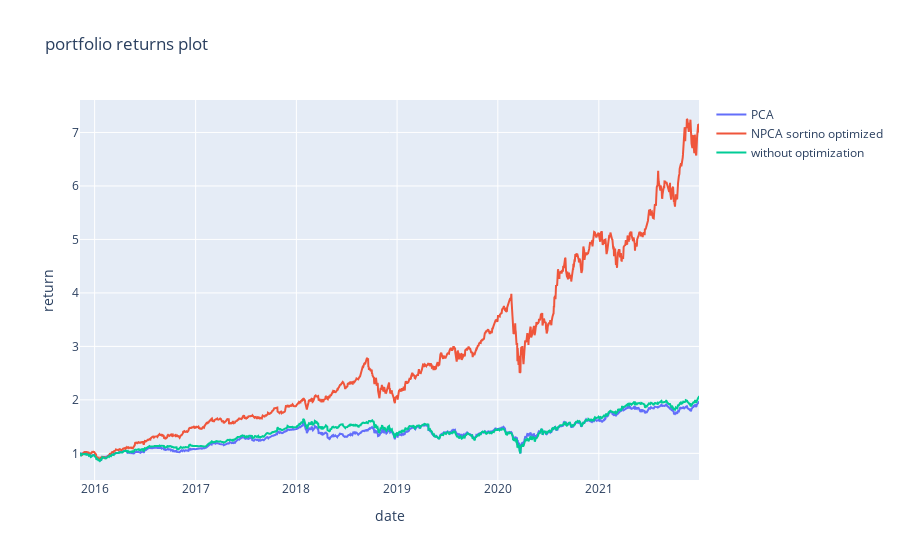

The code cell stored with this chart in its notebook:
### Code cell
portfolio_returns = [pca_returns, npca_portfolio_return_sortino, basic_returns]
names = ['PCA', 'NPCA sortino optimized', 'without optimization']
plot_returns(names, portfolio_returns, 'portfolio returns plot')

### Figure 1 — Plotly figure (JSON) as saved in the notebook; plotly's stock layout.template omitted (floating-point values rounded to 4 significant figures; data arrays with more than 128 entries replaced by an {"elided": "..."} marker saying what was removed)
{"data": [{"name": "PCA", "type": "scatter", "x": {"elided": "1547 str values"}, "y": {"elided": "1547 float values"}}, {"name": "NPCA sortino optimized", "type": "scatter", "x": {"elided": "1547 str values"}, "y": {"elided": "1547 float values"}}, {"name": "without optimization", "type": "scatter", "x": {"elided": "1547 str values"}, "y": {"elided": "1547 float values"}}], "layout": {"title": {"text": "portfolio returns plot"}, "xaxis": {"title": {"text": "date"}}, "yaxis": {"title": {"text": "return"}}}}
